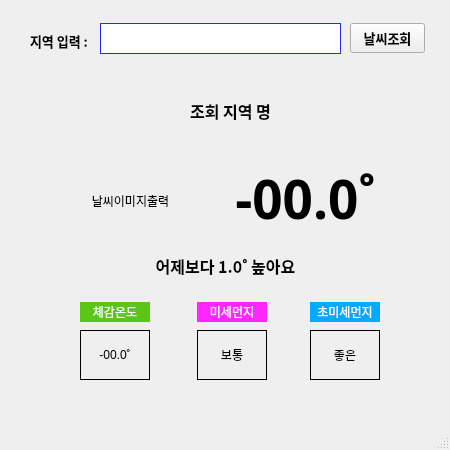
<?xml version="1.0" encoding="UTF-8"?>
<ui version="4.0">
 <class>MainWindow</class>
 <widget class="QMainWindow" name="MainWindow">
  <property name="geometry">
   <rect>
    <x>0</x>
    <y>0</y>
    <width>450</width>
    <height>450</height>
   </rect>
  </property>
  <property name="windowTitle">
   <string>MainWindow</string>
  </property>
  <widget class="QWidget" name="centralwidget">
   <widget class="QLabel" name="label">
    <property name="geometry">
     <rect>
      <x>30</x>
      <y>30</y>
      <width>71</width>
      <height>21</height>
     </rect>
    </property>
    <property name="font">
     <font>
      <family>맑은 고딕</family>
      <pointsize>10</pointsize>
      <weight>75</weight>
      <bold>true</bold>
     </font>
    </property>
    <property name="text">
     <string>지역 입력 : </string>
    </property>
   </widget>
   <widget class="QLineEdit" name="area_input_edit">
    <property name="geometry">
     <rect>
      <x>100</x>
      <y>23</y>
      <width>241</width>
      <height>31</height>
     </rect>
    </property>
    <property name="font">
     <font>
      <family>맑은 고딕</family>
      <pointsize>10</pointsize>
     </font>
    </property>
    <property name="styleSheet">
     <string notr="true">border:1px solid rgb(39, 39, 255);</string>
    </property>
   </widget>
   <widget class="QPushButton" name="weather_btn">
    <property name="geometry">
     <rect>
      <x>350</x>
      <y>23</y>
      <width>75</width>
      <height>30</height>
     </rect>
    </property>
    <property name="font">
     <font>
      <family>맑은 고딕</family>
      <pointsize>10</pointsize>
      <weight>75</weight>
      <bold>true</bold>
     </font>
    </property>
    <property name="text">
     <string>날씨조회</string>
    </property>
   </widget>
   <widget class="QLabel" name="area_label">
    <property name="geometry">
     <rect>
      <x>40</x>
      <y>90</y>
      <width>381</width>
      <height>41</height>
     </rect>
    </property>
    <property name="font">
     <font>
      <family>맑은 고딕</family>
      <pointsize>12</pointsize>
      <weight>75</weight>
      <bold>true</bold>
     </font>
    </property>
    <property name="text">
     <string>조회 지역 명</string>
    </property>
    <property name="alignment">
     <set>Qt::AlignCenter</set>
    </property>
   </widget>
   <widget class="QLabel" name="weather_image_label">
    <property name="geometry">
     <rect>
      <x>80</x>
      <y>150</y>
      <width>101</width>
      <height>101</height>
     </rect>
    </property>
    <property name="text">
     <string>날씨이미지출력</string>
    </property>
    <property name="alignment">
     <set>Qt::AlignCenter</set>
    </property>
   </widget>
   <widget class="QLabel" name="now_temper_label">
    <property name="geometry">
     <rect>
      <x>220</x>
      <y>148</y>
      <width>171</width>
      <height>101</height>
     </rect>
    </property>
    <property name="font">
     <font>
      <family>맑은 고딕</family>
      <pointsize>40</pointsize>
      <weight>75</weight>
      <bold>true</bold>
     </font>
    </property>
    <property name="text">
     <string>-00.0˚</string>
    </property>
    <property name="alignment">
     <set>Qt::AlignCenter</set>
    </property>
   </widget>
   <widget class="QLabel" name="yester_temp_label">
    <property name="geometry">
     <rect>
      <x>30</x>
      <y>250</y>
      <width>391</width>
      <height>31</height>
     </rect>
    </property>
    <property name="font">
     <font>
      <family>맑은 고딕</family>
      <pointsize>12</pointsize>
      <weight>75</weight>
      <bold>true</bold>
     </font>
    </property>
    <property name="text">
     <string>어제보다 1.0˚ 높아요</string>
    </property>
    <property name="alignment">
     <set>Qt::AlignCenter</set>
    </property>
   </widget>
   <widget class="QLabel" name="label_6">
    <property name="geometry">
     <rect>
      <x>80</x>
      <y>302</y>
      <width>70</width>
      <height>20</height>
     </rect>
    </property>
    <property name="styleSheet">
     <string notr="true">background-color: rgb(91, 198, 24);
color: rgb(255, 255, 255);</string>
    </property>
    <property name="text">
     <string>체감온도</string>
    </property>
    <property name="alignment">
     <set>Qt::AlignCenter</set>
    </property>
   </widget>
   <widget class="QLabel" name="sense_temper_label">
    <property name="geometry">
     <rect>
      <x>80</x>
      <y>330</y>
      <width>70</width>
      <height>50</height>
     </rect>
    </property>
    <property name="styleSheet">
     <string notr="true">border:1px solid rgb(0, 0, 0)</string>
    </property>
    <property name="text">
     <string>-00.0˚</string>
    </property>
    <property name="alignment">
     <set>Qt::AlignCenter</set>
    </property>
   </widget>
   <widget class="QLabel" name="label_8">
    <property name="geometry">
     <rect>
      <x>197</x>
      <y>302</y>
      <width>70</width>
      <height>20</height>
     </rect>
    </property>
    <property name="styleSheet">
     <string notr="true">background-color:rgb(255, 38, 255);
color: rgb(255, 255, 255);</string>
    </property>
    <property name="text">
     <string>미세먼지</string>
    </property>
    <property name="alignment">
     <set>Qt::AlignCenter</set>
    </property>
   </widget>
   <widget class="QLabel" name="dust1_info_label">
    <property name="geometry">
     <rect>
      <x>197</x>
      <y>330</y>
      <width>70</width>
      <height>50</height>
     </rect>
    </property>
    <property name="styleSheet">
     <string notr="true">border:1px solid rgb(0, 0, 0)</string>
    </property>
    <property name="text">
     <string>보통</string>
    </property>
    <property name="alignment">
     <set>Qt::AlignCenter</set>
    </property>
   </widget>
   <widget class="QLabel" name="label_10">
    <property name="geometry">
     <rect>
      <x>310</x>
      <y>302</y>
      <width>70</width>
      <height>20</height>
     </rect>
    </property>
    <property name="styleSheet">
     <string notr="true">background-color: rgb(0, 170, 255);
color: rgb(255, 255, 255);</string>
    </property>
    <property name="text">
     <string>초미세먼지</string>
    </property>
    <property name="alignment">
     <set>Qt::AlignCenter</set>
    </property>
   </widget>
   <widget class="QLabel" name="dust2_info_label">
    <property name="geometry">
     <rect>
      <x>310</x>
      <y>330</y>
      <width>70</width>
      <height>50</height>
     </rect>
    </property>
    <property name="styleSheet">
     <string notr="true">border:1px solid rgb(0, 0, 0)</string>
    </property>
    <property name="text">
     <string>좋은</string>
    </property>
    <property name="alignment">
     <set>Qt::AlignCenter</set>
    </property>
   </widget>
  </widget>
  <widget class="QMenuBar" name="menubar">
   <property name="geometry">
    <rect>
     <x>0</x>
     <y>0</y>
     <width>450</width>
     <height>21</height>
    </rect>
   </property>
  </widget>
  <widget class="QStatusBar" name="statusbar"/>
 </widget>
 <resources/>
 <connections/>
</ui>
